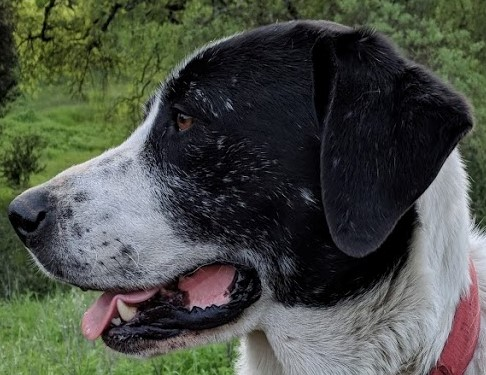
#> input picture DATA/sammy_face.jpg, 486 x 375 px, found by its file name
$ jupyter execute --allow-errors canny.ipynb
#> lines starting #> are read from the running program, lines starting #| are printed output that depends on the picture; after the words box and inside, x2 and y2 are one past the last pixel; in counts of white or black regions, pixels touching at a corner belong together
[cell 1]
import cv2
import matplotlib.pyplot as plt

[cell 2]
img=cv2.imread("DATA/sammy_face.jpg",0)
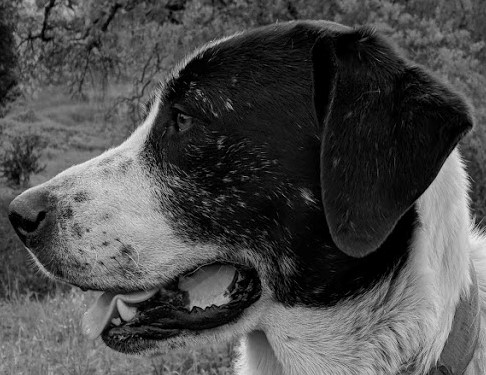
#> img: shape (375, 486); min 0, max 238, mean 76.4

[cell 3]
plt.imshow(img,cmap="gray")

[cell 4]
img1=cv2.Canny(img,10,97)#L2gradient=false-->g=[g1]+[g2]
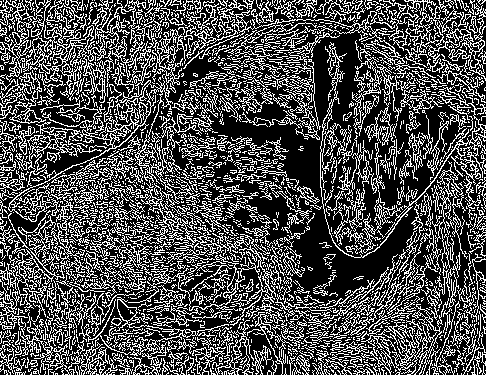
#> img1: shape (375, 486); 30.9% white in thin lines or dots
plt.imshow(img1,cmap="gray")

[cell 5]
img1=cv2.Canny(img,10,97,L2gradient=True)##g=root(g1*2+g2*2)
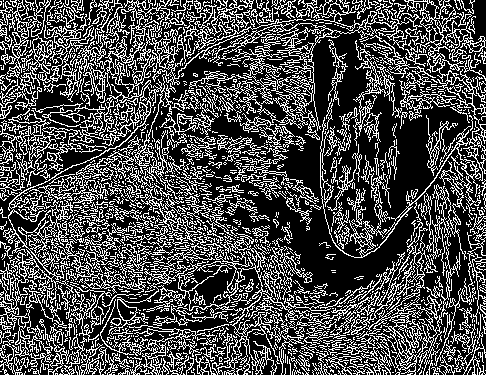
#> img1: shape (375, 486); 29.7% white in thin lines or dots
plt.imshow(img1,cmap="gray")

[cell 6]
img=cv2.blur(img,ksize=(5,5))
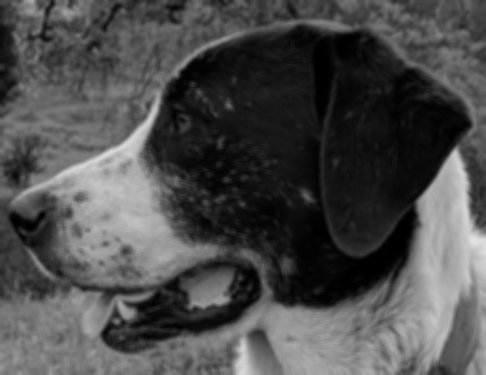
#> img: shape (375, 486); min 0, max 227, mean 76.4
plt.imshow(img)

## usually in the canny method kernel size of 3*3 is used if we want ot blur the image by our own kernel size then we can use "CV2.BLUR()" method

[cell 7]
img1=cv2.Canny(img,10,97,L2gradient=True)
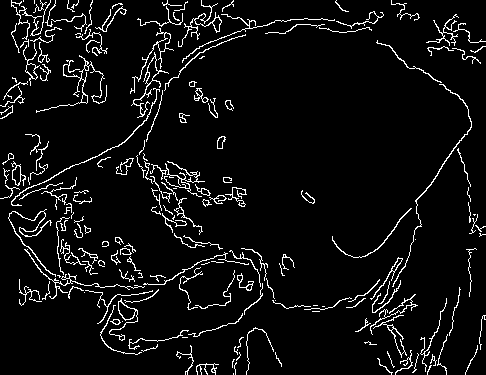
#> img1: shape (375, 486); 6% white in thin lines or dots
plt.imshow(img1,cmap="gray")

$ run again, with DATA/00-puppy.jpg copied over DATA/sammy_face.jpg
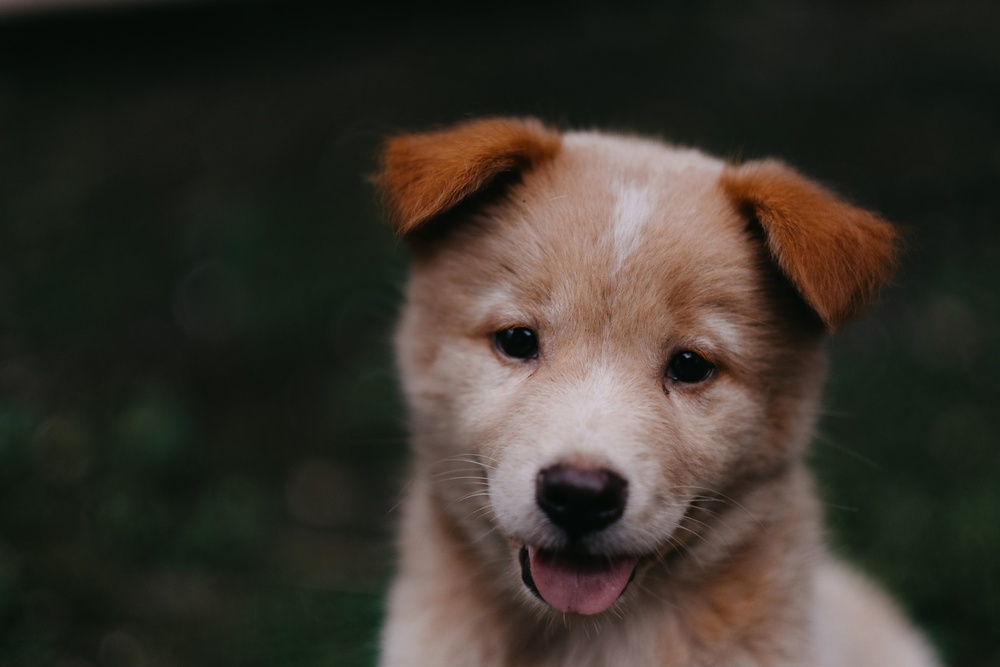
#> input picture DATA/00-puppy.jpg, 1000 x 667 px, shrunk from 1950 x 1300 before the run, found by its file name
#> `img1=cv2.Canny(img,10,97)#L2gradient=false-->g=[g1]+[g2]`:
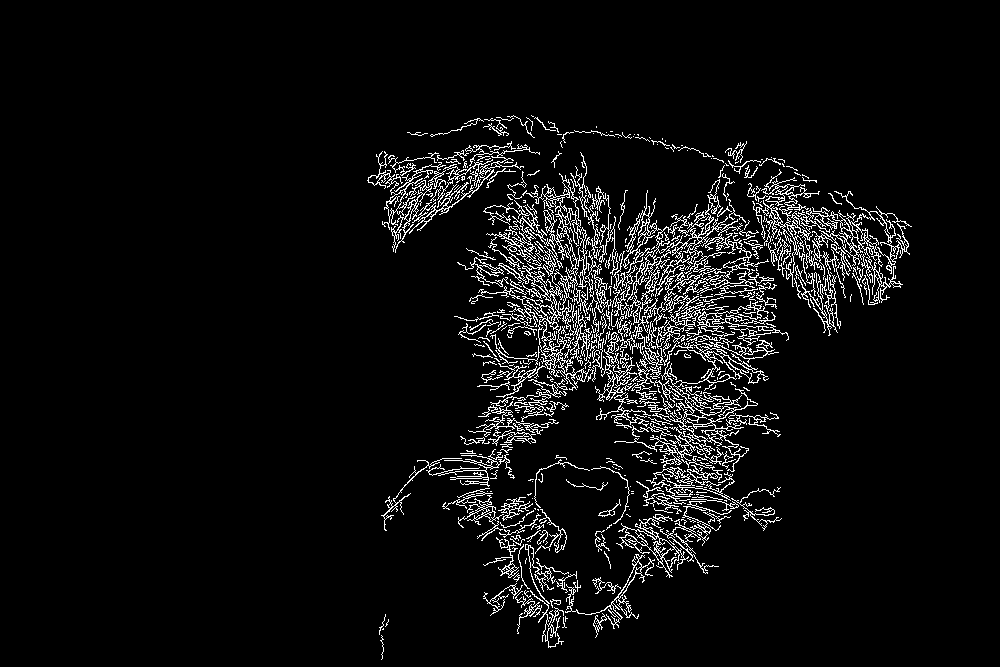
#> img1: shape (667, 1000); 5.5% white in thin lines or dots, all inside (x1, y1, x2, y2) = (367, 115, 912, 660)
#> `img1=cv2.Canny(img,10,97,L2gradient=True)`:
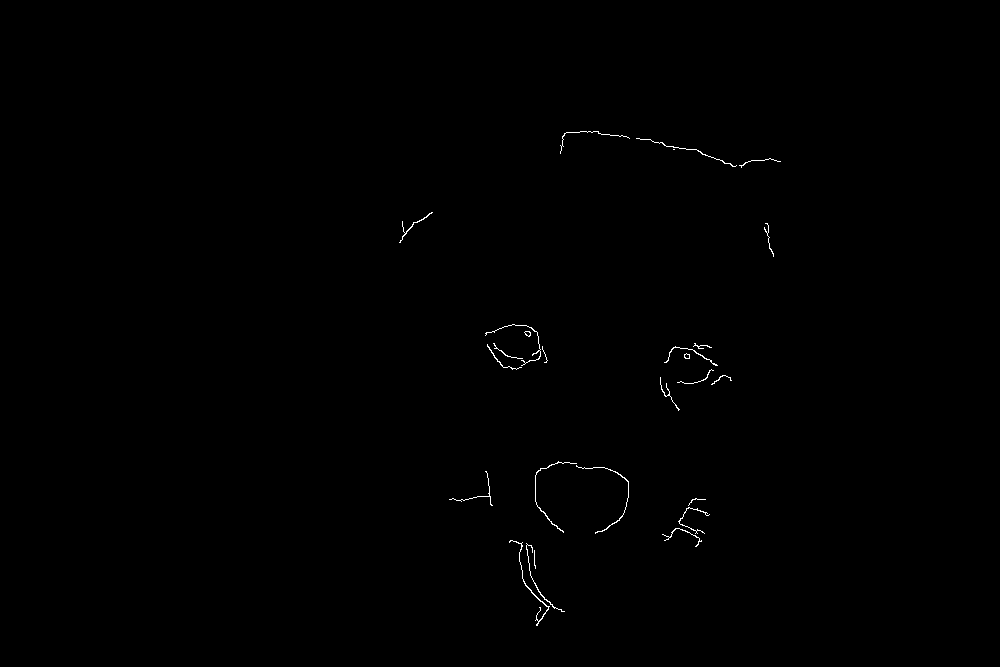
#> img1: shape (667, 1000); 0.26% white in thin lines or dots, all inside (x1, y1, x2, y2) = (399, 131, 781, 626)

$ run again, with DATA/Denis_Mukwege.jpg copied over DATA/sammy_face.jpg
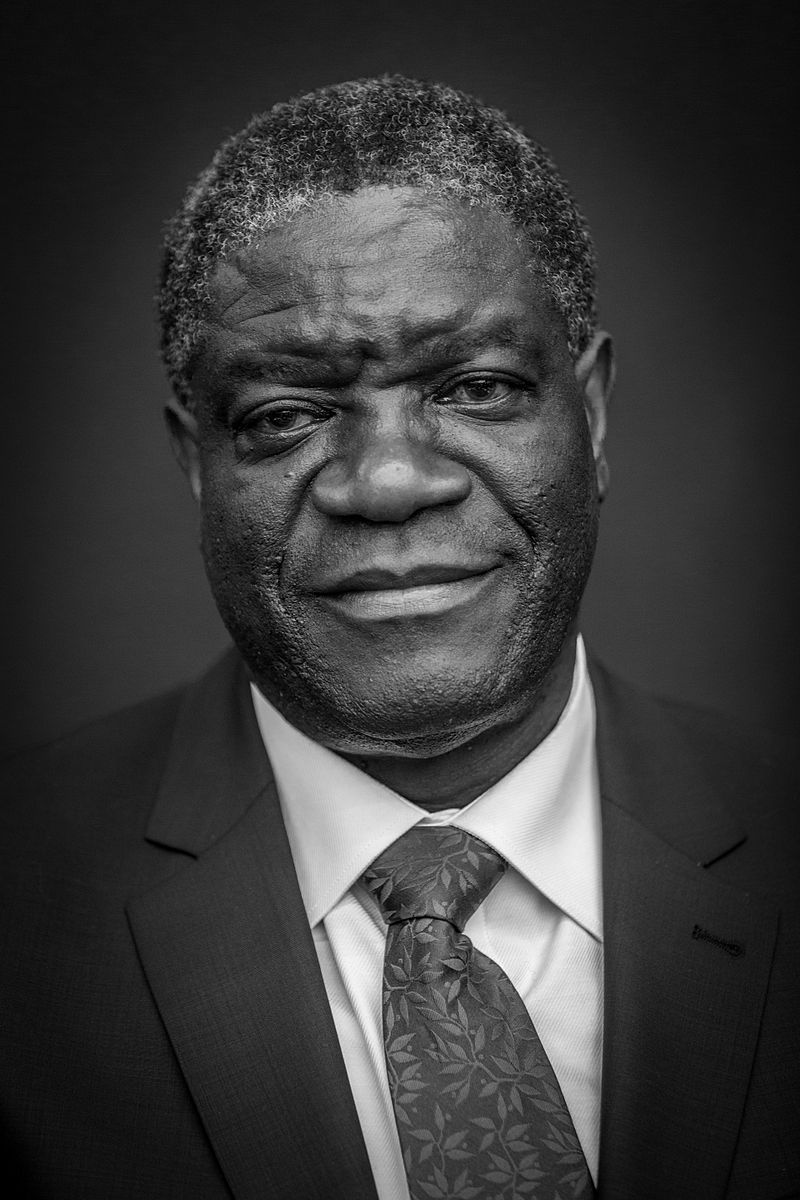
#> input picture DATA/Denis_Mukwege.jpg, 800 x 1200 px, found by its file name
#> img is the input picture: shape (1200, 800); min 0, max 255, mean 58.8
#> `img1=cv2.Canny(img,10,97)#L2gradient=false-->g=[g1]+[g2]`:
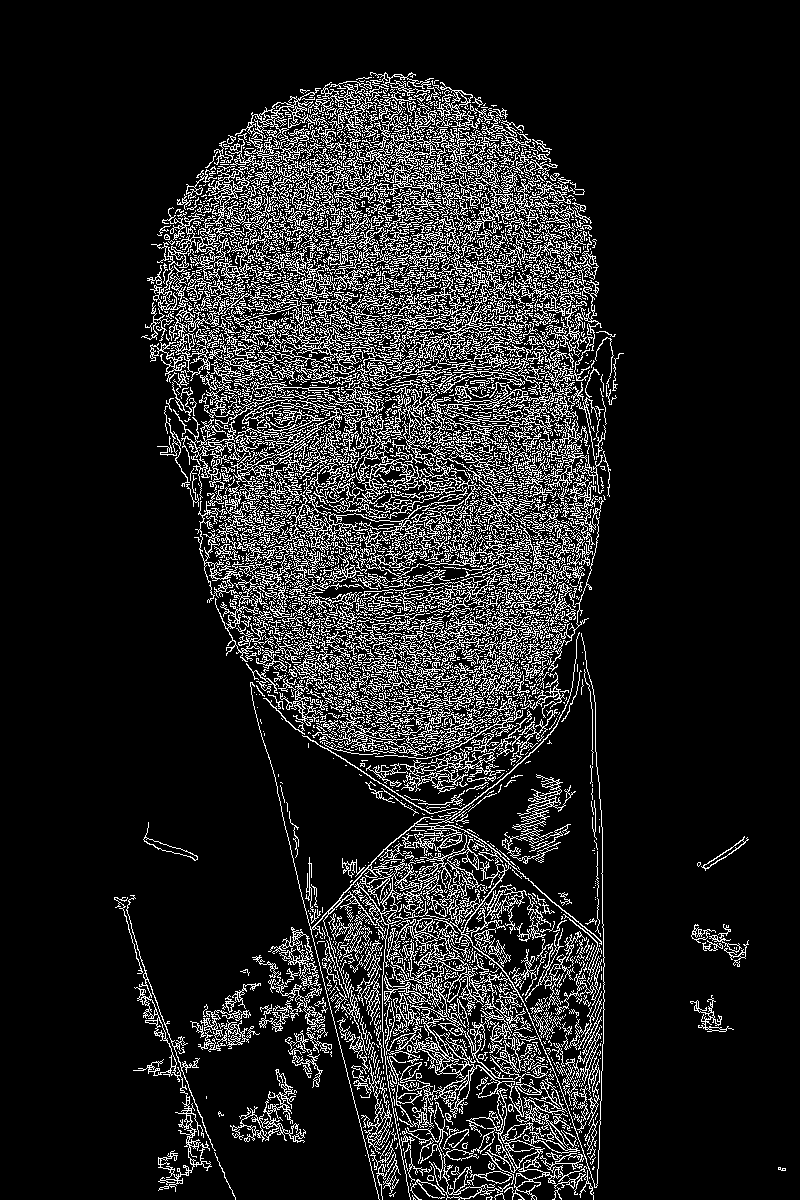
#> img1: shape (1200, 800); 13.4% white in thin lines or dots, all inside (x1, y1, x2, y2) = (114, 72, 786, 1200)
#> `img1=cv2.Canny(img,10,97,L2gradient=True)`:
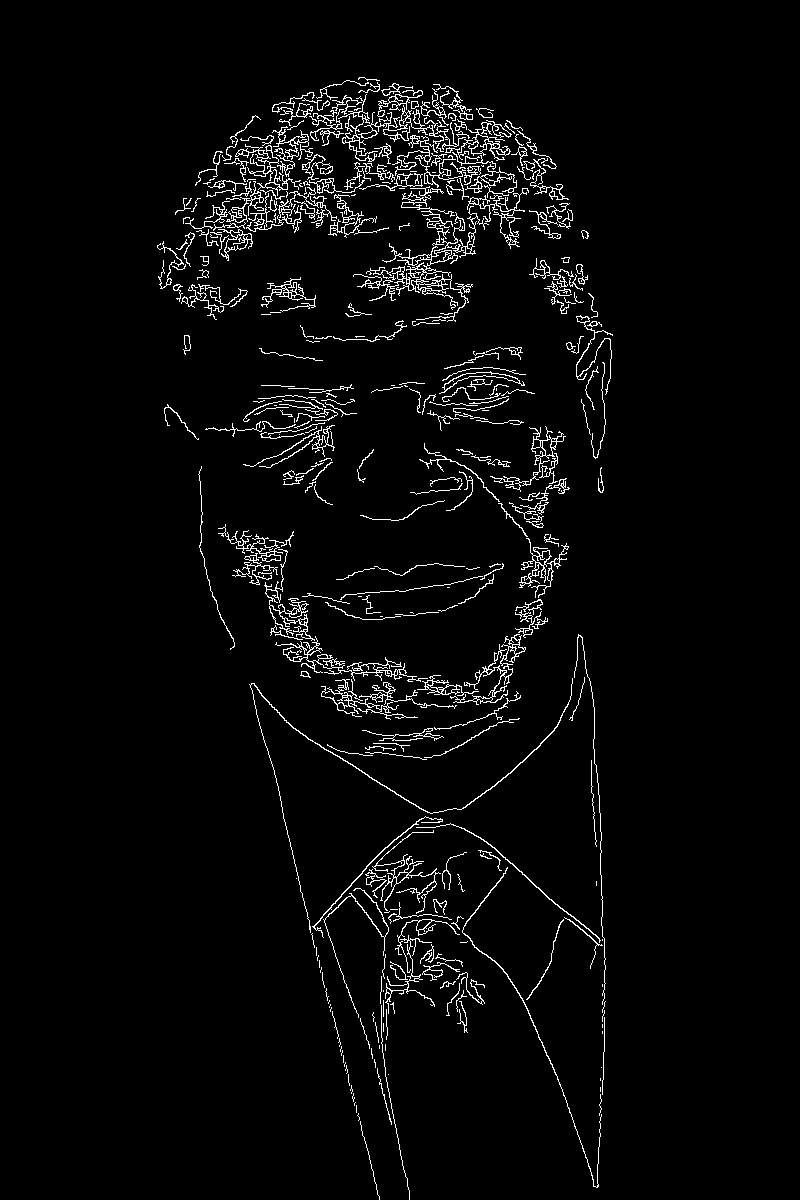
#> img1: shape (1200, 800); 3.4% white in thin lines or dots, all inside (x1, y1, x2, y2) = (157, 77, 613, 1200)

$ run again, with DATA/Nadia_Murad.jpg copied over DATA/sammy_face.jpg
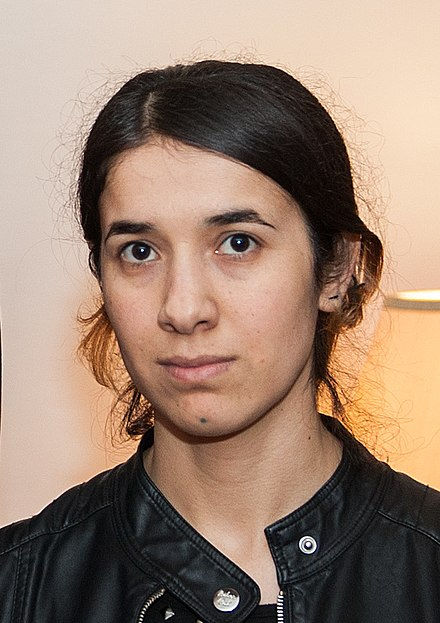
#> input picture DATA/Nadia_Murad.jpg, 440 x 623 px, found by its file name
#> `img1=cv2.Canny(img,10,97)#L2gradient=false-->g=[g1]+[g2]`:
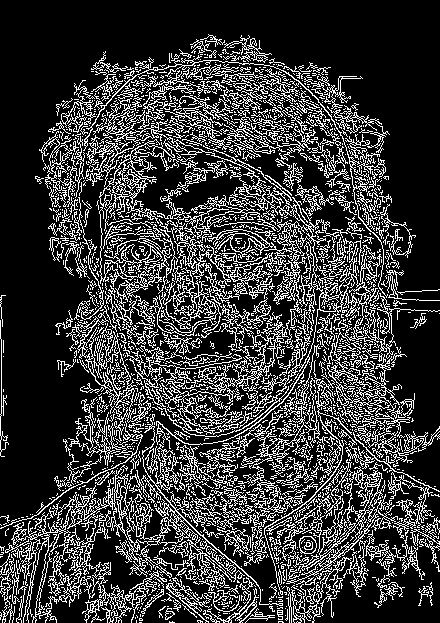
#> img1: shape (623, 440); 22.7% white in thin lines or dots
#> `img1=cv2.Canny(img,10,97,L2gradient=True)`:
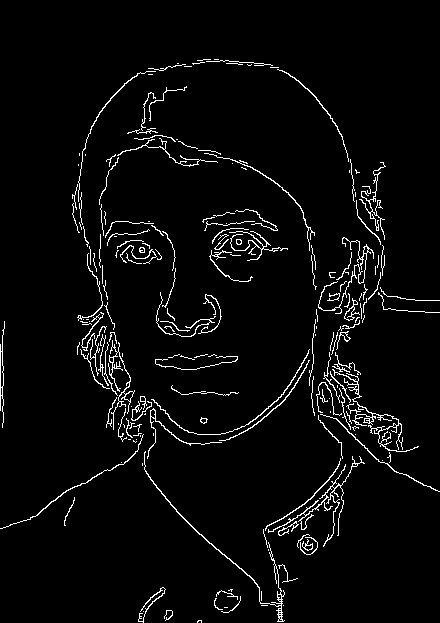
#> img1: shape (623, 440); 3.8% white in thin lines or dots
